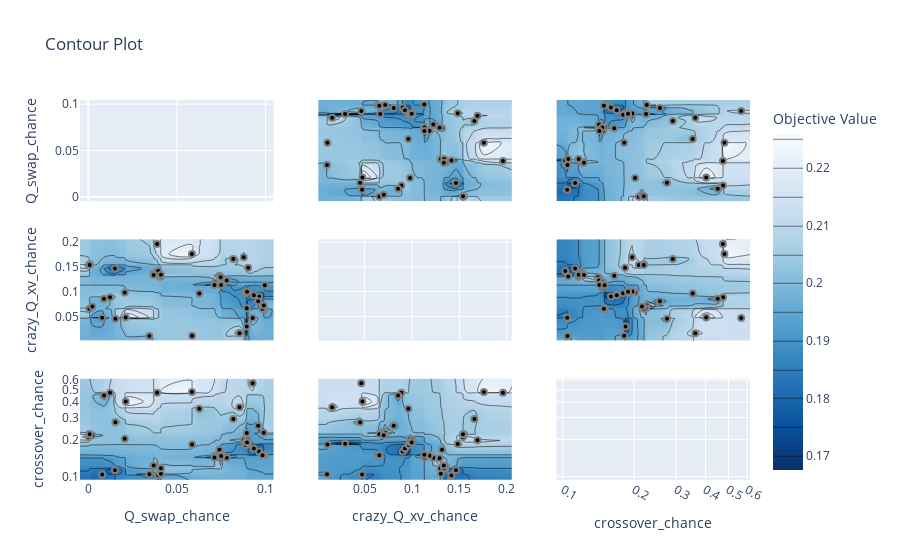

The code cell stored with this chart in its notebook:
### Code cell
plot_contour(study, params=["crossover_chance", "crazy_Q_xv_chance", "Q_swap_chance"])
